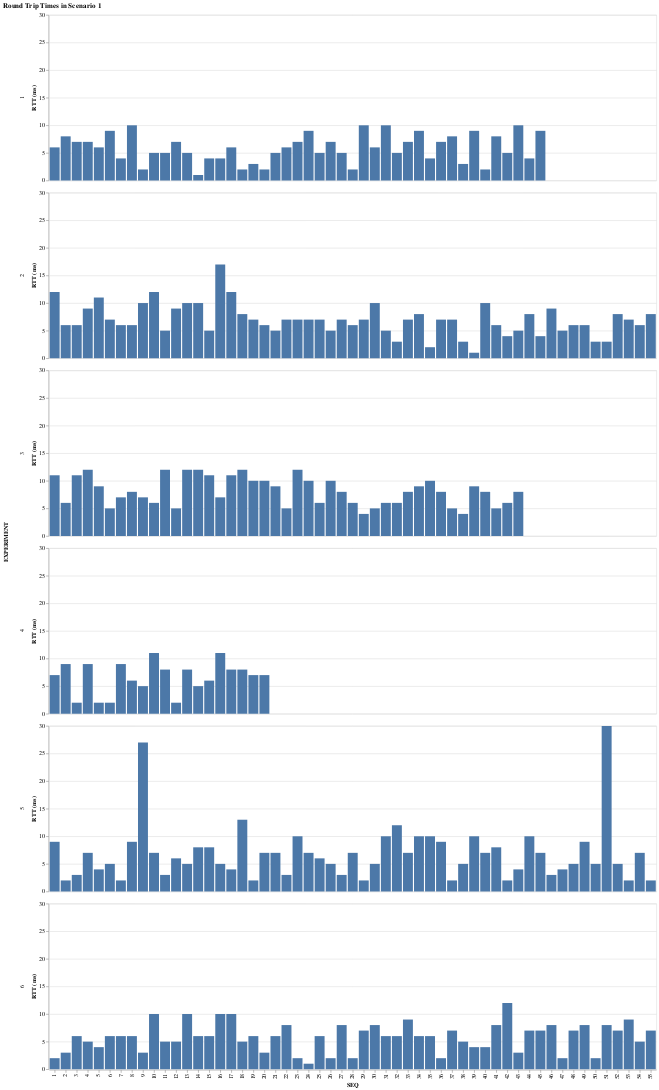

This figure's notebook cell:
### Code cell
alt.Chart(RTTs.reset_index(), title="Round Trip Times in Scenario 1").mark_bar().encode(
    x="SEQ:O",
    y=alt.Y("RTT:Q", title="RTT (ms)"),
    row="EXPERIMENT:N"
)

### Figure 1 — Vega-Lite specification as saved in the notebook (floating-point values rounded to 4 significant figures; data arrays with more than 128 entries replaced by an {"elided": "..."} marker saying what was removed)
{"config": {"view": {"continuousWidth": 400, "continuousHeight": 300}}, "data": {"name": "data-fac76217efb53fe75f2d4dbcc6db00d3"}, "mark": "bar", "encoding": {"row": {"field": "EXPERIMENT", "type": "nominal"}, "x": {"field": "SEQ", "type": "ordinal"}, "y": {"field": "RTT", "title": "RTT (ms)", "type": "quantitative"}}, "title": "Round Trip Times in Scenario 1", "$schema": "https://vega.github.io/schema/vega-lite/v4.17.0.json", "datasets": {"data-fac76217efb53fe75f2d4dbcc6db00d3": {"elided": "273 records"}}}
